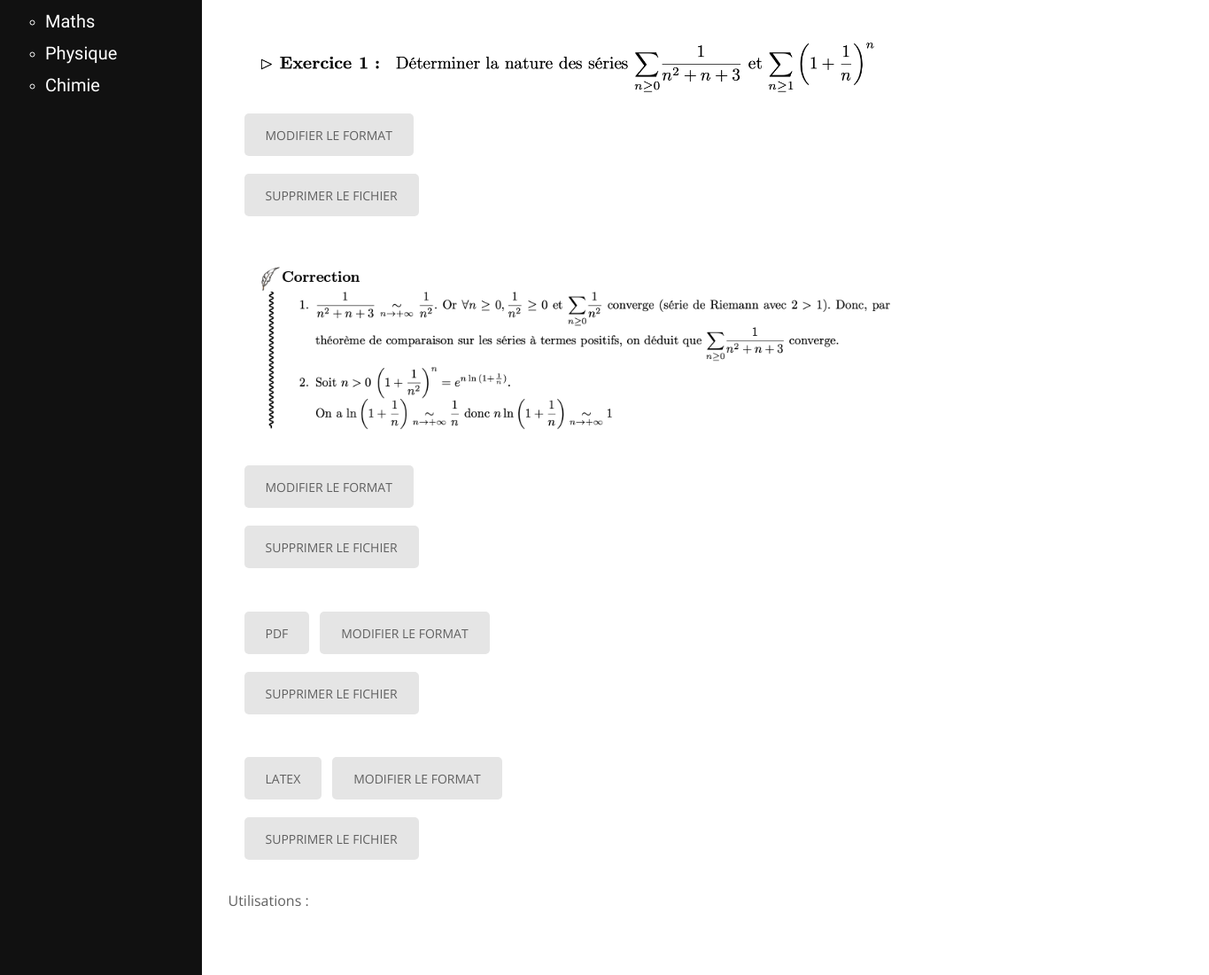
The page /exercice/1 (signed in, lower part) on the database as committed earlier.
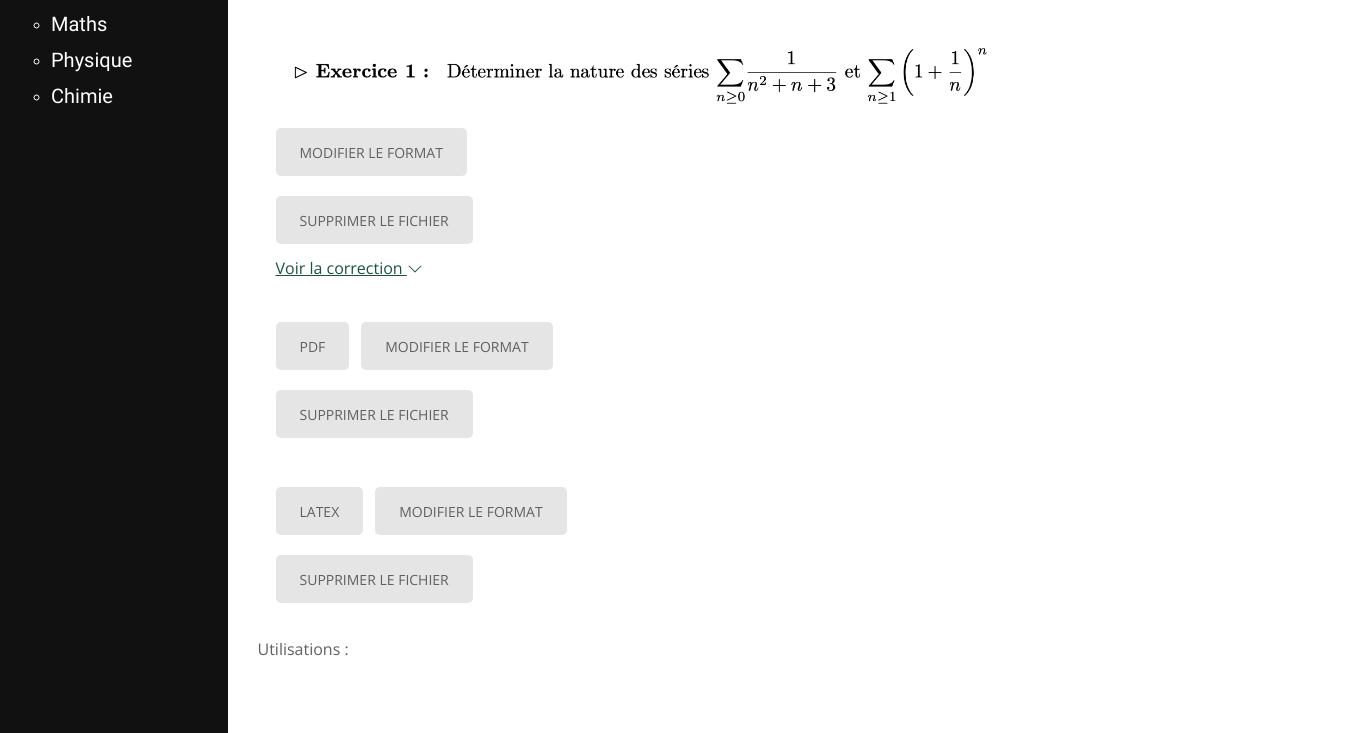
The same page on the database as committed later.
### exo/models.py (models this page shows, shortened)
class Fichier(models.Model):
    file = models.FileField(upload_to='')
    format = models.CharField(max_length = 2, choices = [('w', 'Document Word'),
        ('p', 'PDF'), ('t', 'LaTeX'), ('i', 'Image')])
    exercice = models.ForeignKey(Exercice, related_name = 'fichier',
        on_delete = models.CASCADE)
    created_date = models.DateTimeField(default=timezone.now)
    published_date = models.DateTimeField(blank=True, null=True)
    correction = models.CharField(max_length=3, choices = [('Oui', 'Oui'), ('Non', 'Non')], default='Non')
    def get_absolute_url(self):
        return reverse('edit_fichier', args=[str(self.id)])

### exo/views.py (the view)
# urls.py: path('exercice/<int:exercice_id>', views.detail, name='exercice-details'),
@login_required(login_url='login')
def detail(request, exercice_id):
    exercice = get_object_or_404(Exercice, pk=exercice_id)
    return render(request, 'exo/detail.html', {'exercice': exercice,
    	'fichiers': Fichier.objects.filter(exercice_id=exercice_id)},)

### exo/models.py (called while the page is built)
    def get_absolute_url(self):
        return reverse('chapitre-details', args=[str(self.id)])

### exo/templates/exo/detail.html (shortened to what this page needs)
{% extends "base_generic.html" %}
{% block content %}
	<ul>
	  {% for fichier in fichiers %}
		{% if fichier.correction == "Oui" %}
			<div id="correction">
	  <a href="{{ fichier.file.url }}" >{{ "Voir la correction" }} {% include '../exo/icons/chevron-down.svg' %}</a><br/>
		{% elif fichier.format == "i" %}
		<br/>
			<img src="{{ fichier.file.url }}" alt="énoncé" width="750">
			<a href="{{ fichier.get_absolute_url }}" class="btn btn-outline-warning btn-sm">Modifier le format</a>
			<form method="post" action="{% url 'supp_fichier' fichier.pk %}">
				<button type="submit" class="btn btn-outline-danger btn-sm">Supprimer le fichier</button>
			</form>
		{% elif fichier.format == "p" %}
		<br/>
		<div class="d-grid gap-2 d-md-block">
			  <a href="{{ fichier.file.url }}" class="btn btn-outline-light">{{ fichier.get_format_display }}</a>
			  <a href="{{ fichier.get_absolute_url }}" class="btn btn-outline-warning btn-sm">Modifier le format</a>
			  <form method="post" action="{% url 'supp_fichier' fichier.pk %}">
				<button type="submit" class="btn btn-outline-danger btn-sm">Supprimer le fichier</button>
			</form>
  		{% elif fichier.format == "t" %}
		  <br/>
  			<a href="{{ fichier.file.url }}" class="btn btn-outline-info">{{ fichier.get_format_display }}</a>
			  <a href="{{ fichier.get_absolute_url }}" class="btn btn-outline-warning btn-sm">Modifier le format</a>
			  <form method="post" action="{% url 'supp_fichier' fichier.pk %}">
				<button type="submit" class="btn btn-outline-danger btn-sm">Supprimer le fichier</button>
			</form>
  		</div>
		{% endif %}
	{% endfor %}
  </ul>
  <p>Utilisations : </p>
{% endblock %}

### exo/templates/exo/icons/chevron-down.svg
<svg xmlns="http://www.w3.org/2000/svg" width="16" height="16" fill="currentColor" class="bi bi-chevron-down" viewBox="0 0 16 16">
  <path fill-rule="evenodd" d="M1.646 4.646a.5.5 0 0 1 .708 0L8 10.293l5.646-5.647a.5.5 0 0 1 .708.708l-6 6a.5.5 0 0 1-.708 0l-6-6a.5.5 0 0 1 0-.708z"/>
</svg>

Rows that differ between the two databases and show on the page:
changed Fichier (number 2 of 4 on the later page): value (not shown) → "Voir la correction"; file: picture removed; no longer shows "MODIFIER LE FORMAT SUPPRIMER LE FICHIER"
